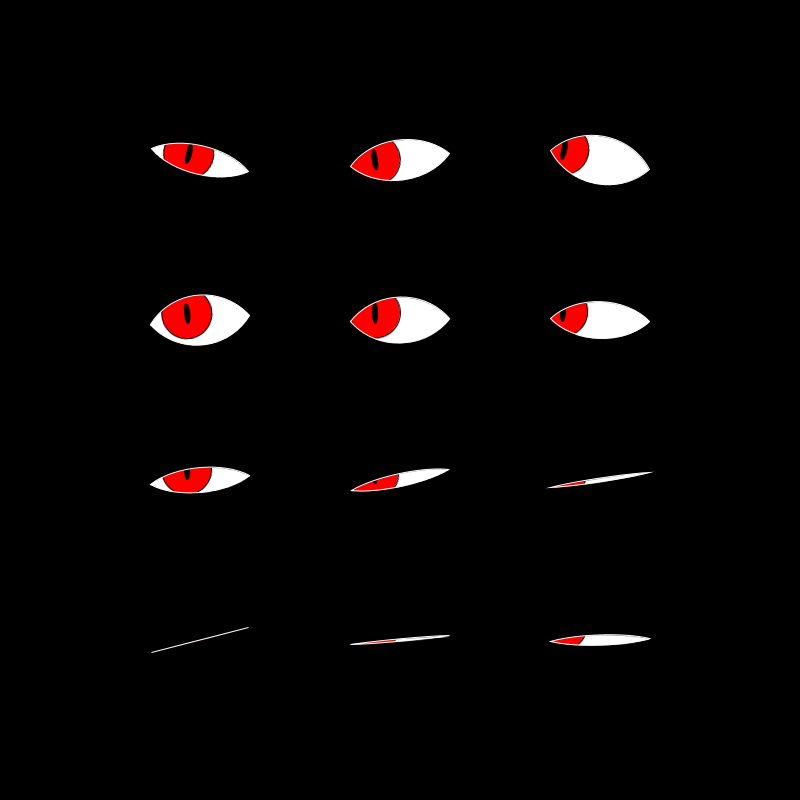
Frame 1 (no input)
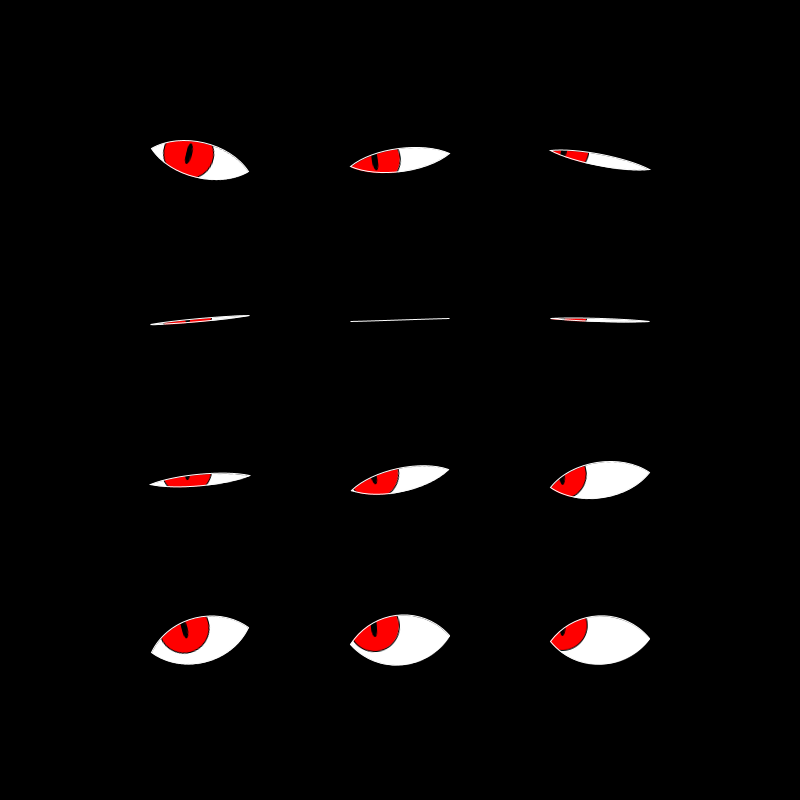
Frame 60 (the mouse pressed at the canvas centre just before this capture)
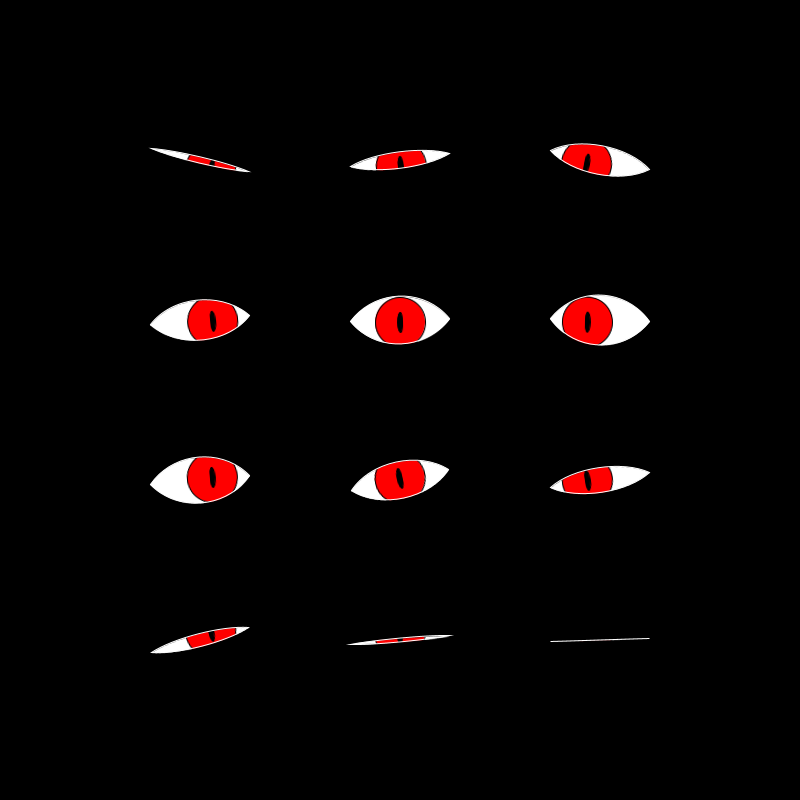
Frame 120 (the mouse held since frame 60 and released just before this capture)

The Processing sketch that drew these frames (run headless with seeded random() and noise(); from frame 60 on, the mouse is pressed at the canvas centre):

// Processing sketch: generative_piece_final
// ── generative_piece_final.pde
int counter = 0;
float sine;
Eye[][] eyes;
int rows, cols;
float spacingX, spacingY;
final int DELAY = 30;
final int RND_X = 1000;
final int RND_Y = 1000;
final float ROT_AMMT = PI/6;
float t = 0;

void setup(){
  float x, y;
  float rot;
  size(800,800); 
  background(0);
  frameRate(20);
  
  rows = int(random(3,6));
  cols = int(random(3,6));
  spacingX = width/(cols+1);
  spacingY = height/(rows+1);

  eyes = new Eye[rows][cols];
  
  for (int i=0; i<rows; i++){
    for (int j=0; j<cols; j++){
      x = spacingX * (j+1);
      y = spacingY * (i+1);
      rot = random(0, ROT_AMMT) - ROT_AMMT/2;
      eyes[i][j] = new Eye(x, y, 100, rot, color(255, 255, 255), color(255, 0, 0), 10);
    }
  }
 // Constructor: Eye(float xpos, float ypos, float size, float rotation, color sclera_clr, color iris_clr, float pupil_radius)
 //eye = new Eye(width/2, height/2, 100, 0, color(255,255,255), color(255,0,0), 4);
}

void draw(){
  background(0);
  t+=0.2;
  for (int i=0; i<rows; i++){
    for (int j=0; j<cols; j++){
      Eye e = eyes[i][j];
      
      // Each eye has a slightly different phase so they don't all blink together
      float phase = (i*cols + j) * 0.5;
      
      // open oscillates between 0 and 1 (appearing and disappearing)
      e.open = (sin(0.75*t + phase) * 0.5 + 0.5);  

      e.display();
    }
  }
}

// ── Eye.pde
class Eye{
  float xpos;
  float ypos;
  float rotation;
  float size;
  float h;
  float w;
  color sclera_clr;
  color iris_clr;
  float pupil_radius;
  float open=1;
  float currentH;

  // Also consider coloring the strokes and eyelids
  
  // Constructor
  Eye(float xpos, float ypos, float size, float rotation, color sclera_clr, color iris_clr, float pupil_radius){
    this.xpos = xpos;
    this.ypos = ypos;
    this.size = size;
    w = size;
    h = size/3;
    this.rotation = rotation;
    this.sclera_clr = sclera_clr;
    this.iris_clr = iris_clr;
    this.pupil_radius = pupil_radius;
  }
  
  void display(){
    pushMatrix();
    translate(xpos, ypos);
    rotate(rotation);
    
    currentH = h * open;
        
    // SCLERA + EYELIDS -- CREATE PGRAPHICS MASK
    // Maybe move mask to the constructor? And just change the parameters as we go
    PGraphics mask = createGraphics(int(w), int(h*2));
    mask.beginDraw();
    mask.background(0);
    mask.fill(255);
    mask.noStroke();
    mask.beginShape();
    // Pgraphics has its own coordinate system (0,0) = top left!
    mask.vertex(0, h); 
    mask.bezierVertex(w/4, h - currentH, 3*w/4, h - currentH, w, h);   // top lid
    mask.bezierVertex(3*w/4, h + currentH, w/4, h + currentH, 0, h);   // bottom lid
    mask.endShape(CLOSE);
    mask.endDraw();

    // IRIS
    //Mouse Tracking - Normalized distance btween mouse and center of iris
    float hor_offset = (mouseX - xpos)/width * 0.5 * w;
    float vert_offset = (mouseY - ypos)/height * 0.6 * h;
    
    PGraphics eyeImg = createGraphics(int(w), int(h*2));
    eyeImg.beginDraw();
    eyeImg.background(sclera_clr);
    eyeImg.fill(iris_clr);
    eyeImg.ellipse(w/2 + hor_offset, h + vert_offset, h*1.5, h*1.5);
    eyeImg.fill(0);
    eyeImg.ellipse(w/2+ hor_offset, h+ vert_offset, pupil_radius/2, pupil_radius*2);
    //Debug
    //eyeImg.stroke(0);
    //eyeImg.strokeWeight(5);
    //eyeImg.point(0,h);
    //eyeImg.endDraw();
    
    eyeImg.mask(mask);
    imageMode(CENTER);
    image(eyeImg, 0, 0);
    
    // CONTORN
    stroke(255);
    noFill();
    beginShape();
    vertex(-w/2, 0);
    bezierVertex(-w/4, -currentH, w/4, -currentH, w/2, 0);   // top lid
    bezierVertex(w/4, currentH, -w/4, currentH, -w/2, 0);   // bottom lid
    endShape(CLOSE);


    // PUPIL
    //fill(0);
    //ellipse(0, 0, pupil_radius/2, pupil_radius*2);
    

    
    popMatrix();
  }
  
    
}
